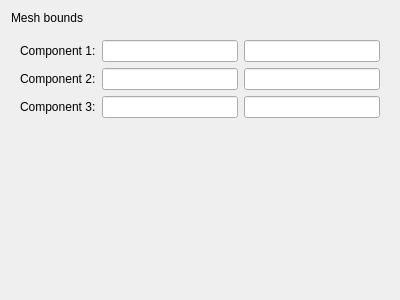
<?xml version="1.0" encoding="UTF-8"?>
<ui version="4.0">
 <class>Statistics</class>
 <widget class="QWidget" name="Statistics">
  <property name="geometry">
   <rect>
    <x>0</x>
    <y>0</y>
    <width>400</width>
    <height>300</height>
   </rect>
  </property>
  <property name="windowTitle">
   <string>Statistics</string>
  </property>
  <layout class="QVBoxLayout" name="verticalLayout">
   <item>
    <widget class="QLabel" name="labelTitle">
     <property name="text">
      <string>Mesh bounds</string>
     </property>
    </widget>
   </item>
   <item>
    <widget class="QFrame" name="frame">
     <property name="frameShape">
      <enum>QFrame::NoFrame</enum>
     </property>
     <property name="frameShadow">
      <enum>QFrame::Raised</enum>
     </property>
     <layout class="QGridLayout" name="gridLayout">
      <item row="0" column="0">
       <widget class="QLabel" name="labelComponent1">
        <property name="text">
         <string>Component 1:</string>
        </property>
       </widget>
      </item>
      <item row="0" column="1">
       <widget class="QLineEdit" name="lineEditComponent1Min">
        <property name="toolTip">
         <string>Minimum value for compoent 1</string>
        </property>
        <property name="readOnly">
         <bool>true</bool>
        </property>
       </widget>
      </item>
      <item row="0" column="2">
       <widget class="QLineEdit" name="lineEditComponent1Max">
        <property name="toolTip">
         <string>Maximum value for component 1</string>
        </property>
        <property name="readOnly">
         <bool>true</bool>
        </property>
       </widget>
      </item>
      <item row="1" column="0">
       <widget class="QLabel" name="labelComponent2">
        <property name="text">
         <string>Component 2:</string>
        </property>
       </widget>
      </item>
      <item row="1" column="1">
       <widget class="QLineEdit" name="lineEditComponent2Min">
        <property name="toolTip">
         <string>Minimum value for compoent 2</string>
        </property>
        <property name="readOnly">
         <bool>true</bool>
        </property>
       </widget>
      </item>
      <item row="1" column="2">
       <widget class="QLineEdit" name="lineEditComponent2Max">
        <property name="toolTip">
         <string>Maximum value for component 2</string>
        </property>
        <property name="readOnly">
         <bool>true</bool>
        </property>
       </widget>
      </item>
      <item row="2" column="0">
       <widget class="QLabel" name="labelComponent3">
        <property name="text">
         <string>Component 3:</string>
        </property>
        <property name="buddy">
         <cstring>lineEditComponent3Min</cstring>
        </property>
       </widget>
      </item>
      <item row="2" column="1">
       <widget class="QLineEdit" name="lineEditComponent3Min">
        <property name="toolTip">
         <string>Minimum value for compoent 3</string>
        </property>
        <property name="readOnly">
         <bool>true</bool>
        </property>
       </widget>
      </item>
      <item row="2" column="2">
       <widget class="QLineEdit" name="lineEditComponent3Max">
        <property name="toolTip">
         <string>Maximum value for component 3</string>
        </property>
        <property name="readOnly">
         <bool>true</bool>
        </property>
       </widget>
      </item>
     </layout>
    </widget>
   </item>
   <item>
    <spacer name="verticalSpacer">
     <property name="orientation">
      <enum>Qt::Vertical</enum>
     </property>
     <property name="sizeHint" stdset="0">
      <size>
       <width>20</width>
       <height>118</height>
      </size>
     </property>
    </spacer>
   </item>
  </layout>
 </widget>
 <resources/>
 <connections/>
</ui>
